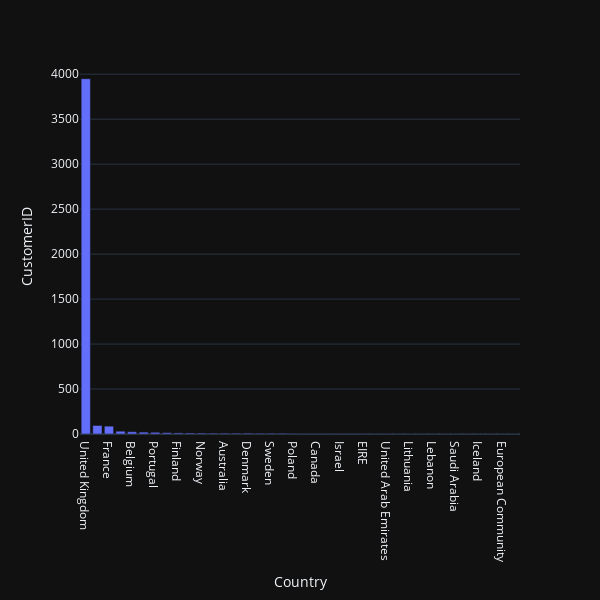

Notebook cell for this chart:
### Markdown cell above
Let's visualise the number of customers per country using a **bar plot**.

### Code cell
df = data.groupby(["Country"])["CustomerID"].nunique().reset_index().sort_values(by=["CustomerID"], ascending=False)
fig = px.bar(
    df, x="Country", y="CustomerID", 
    height=600, width=600,
    template="plotly_dark",
)
fig.show()

### Figure 1 — Plotly figure (JSON) as saved in the notebook; plotly's stock layout.template omitted (floating-point values rounded to 4 significant figures)
{"data": [{"alignmentgroup": "True", "hovertemplate": "Country=%{x}<br>CustomerID=%{y}<extra></extra>", "legendgroup": "", "marker": {"color": "#636efa", "pattern": {"shape": ""}}, "name": "", "offsetgroup": "", "orientation": "v", "showlegend": false, "textposition": "auto", "type": "bar", "x": ["United Kingdom", "Germany", "France", "Spain", "Belgium", "Switzerland", "Portugal", "Italy", "Finland", "Austria", "Norway", "Netherlands", "Australia", "Channel Islands", "Denmark", "Cyprus", "Sweden", "Japan", "Poland", "USA", "Canada", "Unspecified", "Israel", "Greece", "EIRE", "Malta", "United Arab Emirates", "Bahrain", "Lithuania", "Czech Republic", "Lebanon", "RSA", "Saudi Arabia", "Singapore", "Iceland", "Brazil", "European Community", "Hong Kong"], "xaxis": "x", "y": [3950, 95, 87, 31, 25, 21, 19, 15, 12, 11, 10, 9, 9, 9, 9, 8, 8, 8, 6, 4, 4, 4, 4, 4, 3, 2, 2, 2, 1, 1, 1, 1, 1, 1, 1, 1, 1, 0], "yaxis": "y"}], "layout": {"barmode": "relative", "height": 600, "legend": {"tracegroupgap": 0}, "margin": {"t": 60}, "width": 600, "xaxis": {"anchor": "y", "domain": [0, 1], "title": {"text": "Country"}}, "yaxis": {"anchor": "x", "domain": [0, 1], "title": {"text": "CustomerID"}}}}
